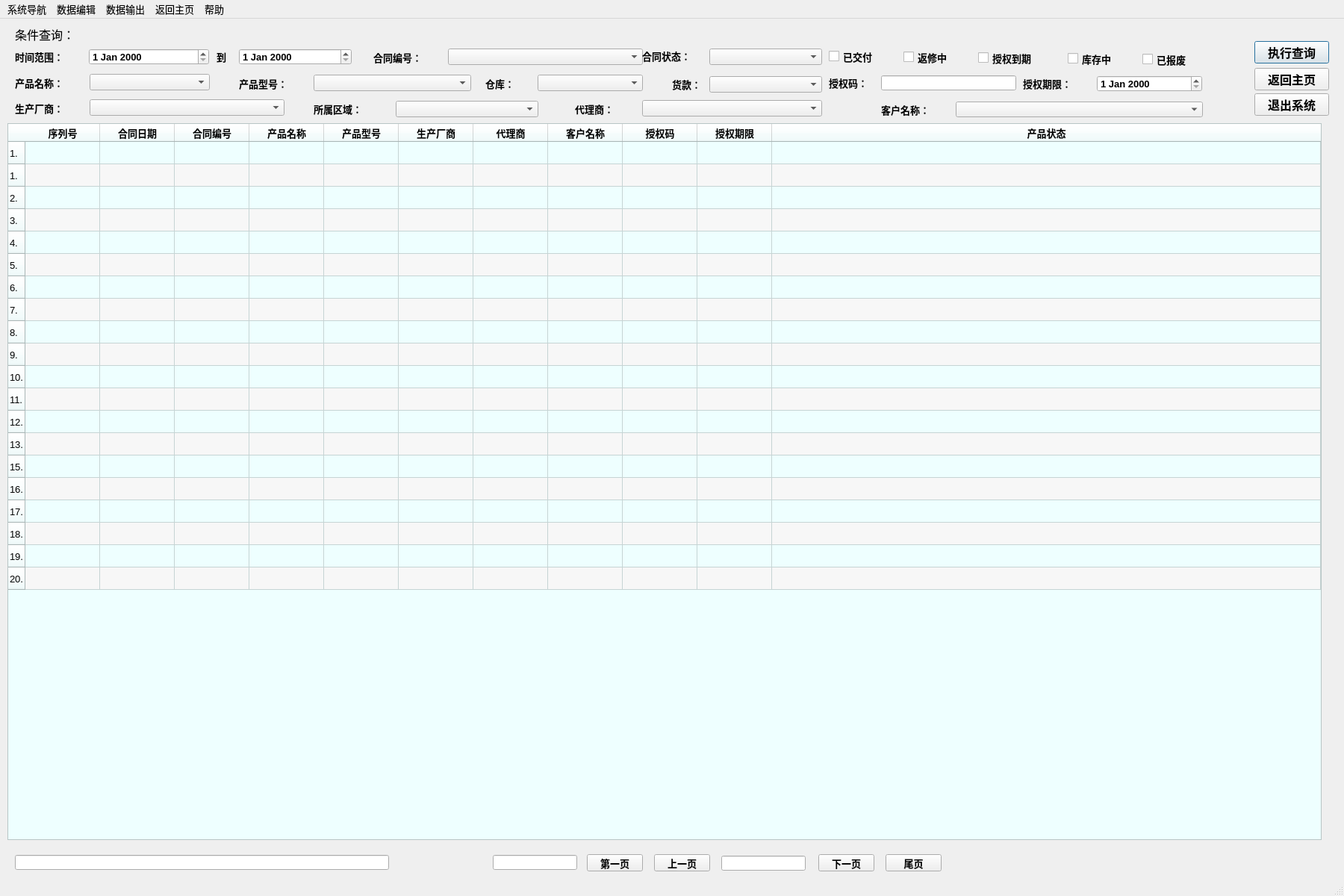
<?xml version="1.0" encoding="UTF-8"?>
<ui version="4.0">
 <class>MainWindow</class>
 <widget class="QMainWindow" name="MainWindow">
  <property name="geometry">
   <rect>
    <x>0</x>
    <y>0</y>
    <width>1800</width>
    <height>1200</height>
   </rect>
  </property>
  <property name="sizePolicy">
   <sizepolicy hsizetype="Expanding" vsizetype="Expanding">
    <horstretch>0</horstretch>
    <verstretch>0</verstretch>
   </sizepolicy>
  </property>
  <property name="minimumSize">
   <size>
    <width>1800</width>
    <height>1200</height>
   </size>
  </property>
  <property name="maximumSize">
   <size>
    <width>16777215</width>
    <height>16777215</height>
   </size>
  </property>
  <property name="font">
   <font>
    <family>Arial</family>
    <pointsize>10</pointsize>
   </font>
  </property>
  <property name="windowTitle">
   <string>MainWindow</string>
  </property>
  <widget class="QWidget" name="centralwidget">
   <widget class="QTableWidget" name="tableWidget">
    <property name="geometry">
     <rect>
      <x>10</x>
      <y>140</y>
      <width>1760</width>
      <height>960</height>
     </rect>
    </property>
    <property name="sizePolicy">
     <sizepolicy hsizetype="Preferred" vsizetype="Preferred">
      <horstretch>1</horstretch>
      <verstretch>1</verstretch>
     </sizepolicy>
    </property>
    <property name="minimumSize">
     <size>
      <width>1760</width>
      <height>960</height>
     </size>
    </property>
    <property name="font">
     <font>
      <family>Arial</family>
      <pointsize>10</pointsize>
      <stylestrategy>PreferAntialias</stylestrategy>
     </font>
    </property>
    <property name="autoFillBackground">
     <bool>true</bool>
    </property>
    <property name="styleSheet">
     <string notr="true">background-color: rgb(238, 255, 255);</string>
    </property>
    <property name="lineWidth">
     <number>1</number>
    </property>
    <property name="sizeAdjustPolicy">
     <enum>QAbstractScrollArea::AdjustToContents</enum>
    </property>
    <property name="autoScroll">
     <bool>true</bool>
    </property>
    <property name="editTriggers">
     <set>QAbstractItemView::DoubleClicked</set>
    </property>
    <property name="alternatingRowColors">
     <bool>true</bool>
    </property>
    <property name="selectionBehavior">
     <enum>QAbstractItemView::SelectRows</enum>
    </property>
    <property name="gridStyle">
     <enum>Qt::SolidLine</enum>
    </property>
    <property name="sortingEnabled">
     <bool>true</bool>
    </property>
    <property name="rowCount">
     <number>20</number>
    </property>
    <attribute name="horizontalHeaderShowSortIndicator" stdset="0">
     <bool>true</bool>
    </attribute>
    <attribute name="horizontalHeaderStretchLastSection">
     <bool>true</bool>
    </attribute>
    <attribute name="verticalHeaderVisible">
     <bool>true</bool>
    </attribute>
    <row>
     <property name="text">
      <string>1.</string>
     </property>
    </row>
    <row>
     <property name="text">
      <string>1.</string>
     </property>
    </row>
    <row>
     <property name="text">
      <string>2.</string>
     </property>
    </row>
    <row>
     <property name="text">
      <string>3.</string>
     </property>
    </row>
    <row>
     <property name="text">
      <string>4.</string>
     </property>
    </row>
    <row>
     <property name="text">
      <string>5.</string>
     </property>
    </row>
    <row>
     <property name="text">
      <string>6.</string>
     </property>
    </row>
    <row>
     <property name="text">
      <string>7.</string>
     </property>
    </row>
    <row>
     <property name="text">
      <string>8.</string>
     </property>
    </row>
    <row>
     <property name="text">
      <string>9.</string>
     </property>
    </row>
    <row>
     <property name="text">
      <string>10.</string>
     </property>
    </row>
    <row>
     <property name="text">
      <string>11.</string>
     </property>
    </row>
    <row>
     <property name="text">
      <string>12.</string>
     </property>
    </row>
    <row>
     <property name="text">
      <string>13.</string>
     </property>
    </row>
    <row>
     <property name="text">
      <string>15.</string>
     </property>
    </row>
    <row>
     <property name="text">
      <string>16.</string>
     </property>
    </row>
    <row>
     <property name="text">
      <string>17.</string>
     </property>
    </row>
    <row>
     <property name="text">
      <string>18.</string>
     </property>
    </row>
    <row>
     <property name="text">
      <string>19.</string>
     </property>
    </row>
    <row>
     <property name="text">
      <string>20.</string>
     </property>
    </row>
    <column>
     <property name="text">
      <string>序列号</string>
     </property>
     <property name="font">
      <font>
       <pointsize>10</pointsize>
       <weight>75</weight>
       <bold>true</bold>
      </font>
     </property>
     <property name="textAlignment">
      <set>AlignCenter</set>
     </property>
    </column>
    <column>
     <property name="text">
      <string>合同日期</string>
     </property>
     <property name="font">
      <font>
       <pointsize>10</pointsize>
       <weight>75</weight>
       <bold>true</bold>
      </font>
     </property>
     <property name="textAlignment">
      <set>AlignCenter</set>
     </property>
    </column>
    <column>
     <property name="text">
      <string>合同编号</string>
     </property>
     <property name="font">
      <font>
       <pointsize>10</pointsize>
       <weight>75</weight>
       <bold>true</bold>
      </font>
     </property>
     <property name="textAlignment">
      <set>AlignCenter</set>
     </property>
    </column>
    <column>
     <property name="text">
      <string>产品名称</string>
     </property>
     <property name="font">
      <font>
       <pointsize>10</pointsize>
       <weight>75</weight>
       <bold>true</bold>
      </font>
     </property>
     <property name="textAlignment">
      <set>AlignCenter</set>
     </property>
    </column>
    <column>
     <property name="text">
      <string>产品型号</string>
     </property>
     <property name="font">
      <font>
       <pointsize>10</pointsize>
       <weight>75</weight>
       <bold>true</bold>
      </font>
     </property>
     <property name="textAlignment">
      <set>AlignCenter</set>
     </property>
    </column>
    <column>
     <property name="text">
      <string>生产厂商</string>
     </property>
     <property name="font">
      <font>
       <pointsize>10</pointsize>
       <weight>75</weight>
       <bold>true</bold>
      </font>
     </property>
     <property name="textAlignment">
      <set>AlignCenter</set>
     </property>
    </column>
    <column>
     <property name="text">
      <string>代理商</string>
     </property>
     <property name="font">
      <font>
       <pointsize>10</pointsize>
       <weight>75</weight>
       <bold>true</bold>
      </font>
     </property>
     <property name="textAlignment">
      <set>AlignCenter</set>
     </property>
    </column>
    <column>
     <property name="text">
      <string>客户名称</string>
     </property>
     <property name="font">
      <font>
       <pointsize>10</pointsize>
       <weight>75</weight>
       <bold>true</bold>
      </font>
     </property>
     <property name="textAlignment">
      <set>AlignCenter</set>
     </property>
    </column>
    <column>
     <property name="text">
      <string>授权码</string>
     </property>
     <property name="font">
      <font>
       <pointsize>10</pointsize>
       <weight>75</weight>
       <bold>true</bold>
      </font>
     </property>
     <property name="textAlignment">
      <set>AlignCenter</set>
     </property>
    </column>
    <column>
     <property name="text">
      <string>授权期限</string>
     </property>
     <property name="font">
      <font>
       <pointsize>10</pointsize>
       <weight>75</weight>
       <bold>true</bold>
      </font>
     </property>
     <property name="textAlignment">
      <set>AlignCenter</set>
     </property>
    </column>
    <column>
     <property name="text">
      <string>产品状态</string>
     </property>
     <property name="font">
      <font>
       <pointsize>10</pointsize>
       <weight>75</weight>
       <bold>true</bold>
      </font>
     </property>
     <property name="textAlignment">
      <set>AlignCenter</set>
     </property>
    </column>
   </widget>
   <widget class="QPushButton" name="pushButton_7">
    <property name="geometry">
     <rect>
      <x>786</x>
      <y>1119</y>
      <width>75</width>
      <height>23</height>
     </rect>
    </property>
    <property name="font">
     <font>
      <family>Arial</family>
      <pointsize>10</pointsize>
      <weight>75</weight>
      <bold>true</bold>
     </font>
    </property>
    <property name="text">
     <string>第一页</string>
    </property>
   </widget>
   <widget class="QPushButton" name="pushButton_8">
    <property name="geometry">
     <rect>
      <x>876</x>
      <y>1119</y>
      <width>75</width>
      <height>23</height>
     </rect>
    </property>
    <property name="font">
     <font>
      <family>Arial</family>
      <pointsize>10</pointsize>
      <weight>75</weight>
      <bold>true</bold>
     </font>
    </property>
    <property name="text">
     <string>上一页</string>
    </property>
   </widget>
   <widget class="QPushButton" name="pushButton_9">
    <property name="geometry">
     <rect>
      <x>1096</x>
      <y>1119</y>
      <width>75</width>
      <height>23</height>
     </rect>
    </property>
    <property name="font">
     <font>
      <family>Arial</family>
      <pointsize>10</pointsize>
      <weight>75</weight>
      <bold>true</bold>
     </font>
    </property>
    <property name="text">
     <string>下一页</string>
    </property>
   </widget>
   <widget class="QPushButton" name="pushButton_10">
    <property name="geometry">
     <rect>
      <x>1186</x>
      <y>1119</y>
      <width>75</width>
      <height>23</height>
     </rect>
    </property>
    <property name="font">
     <font>
      <family>Arial</family>
      <pointsize>10</pointsize>
      <weight>75</weight>
      <bold>true</bold>
     </font>
    </property>
    <property name="text">
     <string>尾页</string>
    </property>
   </widget>
   <widget class="QDateEdit" name="dateEdit_2">
    <property name="geometry">
     <rect>
      <x>320</x>
      <y>40</y>
      <width>151</width>
      <height>22</height>
     </rect>
    </property>
    <property name="font">
     <font>
      <family>Arial</family>
      <pointsize>10</pointsize>
      <weight>75</weight>
      <bold>true</bold>
     </font>
    </property>
   </widget>
   <widget class="QDateEdit" name="dateEdit_1">
    <property name="geometry">
     <rect>
      <x>119</x>
      <y>40</y>
      <width>161</width>
      <height>22</height>
     </rect>
    </property>
    <property name="font">
     <font>
      <family>Arial</family>
      <pointsize>10</pointsize>
      <weight>75</weight>
      <bold>true</bold>
     </font>
    </property>
   </widget>
   <widget class="QLabel" name="label">
    <property name="geometry">
     <rect>
      <x>20</x>
      <y>10</y>
      <width>111</width>
      <height>21</height>
     </rect>
    </property>
    <property name="font">
     <font>
      <family>黑体</family>
      <pointsize>12</pointsize>
     </font>
    </property>
    <property name="text">
     <string>条件查询：</string>
    </property>
   </widget>
   <widget class="QLabel" name="label_2">
    <property name="geometry">
     <rect>
      <x>20</x>
      <y>40</y>
      <width>101</width>
      <height>21</height>
     </rect>
    </property>
    <property name="font">
     <font>
      <family>Algerian</family>
      <pointsize>10</pointsize>
      <weight>75</weight>
      <bold>true</bold>
     </font>
    </property>
    <property name="text">
     <string>时间范围：</string>
    </property>
   </widget>
   <widget class="QLabel" name="label_3">
    <property name="geometry">
     <rect>
      <x>290</x>
      <y>40</y>
      <width>31</width>
      <height>21</height>
     </rect>
    </property>
    <property name="font">
     <font>
      <family>Algerian</family>
      <pointsize>10</pointsize>
      <weight>75</weight>
      <bold>true</bold>
     </font>
    </property>
    <property name="text">
     <string>到</string>
    </property>
   </widget>
   <widget class="QLabel" name="label_4">
    <property name="geometry">
     <rect>
      <x>500</x>
      <y>42</y>
      <width>101</width>
      <height>20</height>
     </rect>
    </property>
    <property name="font">
     <font>
      <family>Algerian</family>
      <pointsize>10</pointsize>
      <weight>75</weight>
      <bold>true</bold>
     </font>
    </property>
    <property name="text">
     <string>合同编号：</string>
    </property>
   </widget>
   <widget class="QComboBox" name="comboBox_1">
    <property name="geometry">
     <rect>
      <x>600</x>
      <y>40</y>
      <width>261</width>
      <height>22</height>
     </rect>
    </property>
    <property name="font">
     <font>
      <family>Arial</family>
      <pointsize>10</pointsize>
      <weight>75</weight>
      <bold>true</bold>
     </font>
    </property>
   </widget>
   <widget class="QPushButton" name="pushButton_1">
    <property name="geometry">
     <rect>
      <x>1680</x>
      <y>30</y>
      <width>100</width>
      <height>30</height>
     </rect>
    </property>
    <property name="sizePolicy">
     <sizepolicy hsizetype="Preferred" vsizetype="Preferred">
      <horstretch>0</horstretch>
      <verstretch>0</verstretch>
     </sizepolicy>
    </property>
    <property name="minimumSize">
     <size>
      <width>100</width>
      <height>30</height>
     </size>
    </property>
    <property name="font">
     <font>
      <family>Arial</family>
      <pointsize>12</pointsize>
      <weight>75</weight>
      <bold>true</bold>
     </font>
    </property>
    <property name="text">
     <string>执行查询</string>
    </property>
    <property name="autoDefault">
     <bool>false</bool>
    </property>
    <property name="default">
     <bool>true</bool>
    </property>
    <property name="flat">
     <bool>false</bool>
    </property>
   </widget>
   <widget class="QCheckBox" name="checkBox_1">
    <property name="geometry">
     <rect>
      <x>1110</x>
      <y>35</y>
      <width>91</width>
      <height>31</height>
     </rect>
    </property>
    <property name="font">
     <font>
      <family>Algerian</family>
      <pointsize>10</pointsize>
      <weight>75</weight>
      <bold>true</bold>
     </font>
    </property>
    <property name="text">
     <string>已交付</string>
    </property>
   </widget>
   <widget class="QCheckBox" name="checkBox_2">
    <property name="geometry">
     <rect>
      <x>1210</x>
      <y>36</y>
      <width>91</width>
      <height>31</height>
     </rect>
    </property>
    <property name="font">
     <font>
      <family>Algerian</family>
      <pointsize>10</pointsize>
      <weight>75</weight>
      <bold>true</bold>
     </font>
    </property>
    <property name="text">
     <string>返修中</string>
    </property>
   </widget>
   <widget class="QCheckBox" name="checkBox_3">
    <property name="geometry">
     <rect>
      <x>1310</x>
      <y>37</y>
      <width>111</width>
      <height>31</height>
     </rect>
    </property>
    <property name="font">
     <font>
      <family>Algerian</family>
      <pointsize>10</pointsize>
      <weight>75</weight>
      <bold>true</bold>
     </font>
    </property>
    <property name="text">
     <string>授权到期</string>
    </property>
   </widget>
   <widget class="QCheckBox" name="checkBox_4">
    <property name="geometry">
     <rect>
      <x>1430</x>
      <y>38</y>
      <width>91</width>
      <height>31</height>
     </rect>
    </property>
    <property name="font">
     <font>
      <family>Algerian</family>
      <pointsize>10</pointsize>
      <weight>75</weight>
      <bold>true</bold>
     </font>
    </property>
    <property name="text">
     <string>库存中</string>
    </property>
   </widget>
   <widget class="QCheckBox" name="checkBox_5">
    <property name="geometry">
     <rect>
      <x>1530</x>
      <y>39</y>
      <width>91</width>
      <height>31</height>
     </rect>
    </property>
    <property name="font">
     <font>
      <family>Algerian</family>
      <pointsize>10</pointsize>
      <weight>75</weight>
      <bold>true</bold>
     </font>
    </property>
    <property name="text">
     <string>已报废</string>
    </property>
   </widget>
   <widget class="QComboBox" name="comboBox_3">
    <property name="geometry">
     <rect>
      <x>120</x>
      <y>74</y>
      <width>161</width>
      <height>22</height>
     </rect>
    </property>
    <property name="font">
     <font>
      <family>Arial</family>
      <pointsize>10</pointsize>
      <weight>75</weight>
      <bold>true</bold>
     </font>
    </property>
   </widget>
   <widget class="QLabel" name="label_5">
    <property name="geometry">
     <rect>
      <x>20</x>
      <y>76</y>
      <width>101</width>
      <height>20</height>
     </rect>
    </property>
    <property name="font">
     <font>
      <family>Algerian</family>
      <pointsize>10</pointsize>
      <weight>75</weight>
      <bold>true</bold>
     </font>
    </property>
    <property name="text">
     <string>产品名称：</string>
    </property>
   </widget>
   <widget class="QComboBox" name="comboBox_4">
    <property name="geometry">
     <rect>
      <x>420</x>
      <y>75</y>
      <width>211</width>
      <height>22</height>
     </rect>
    </property>
    <property name="font">
     <font>
      <family>Arial</family>
      <pointsize>10</pointsize>
      <weight>75</weight>
      <bold>true</bold>
     </font>
    </property>
   </widget>
   <widget class="QLabel" name="label_6">
    <property name="geometry">
     <rect>
      <x>320</x>
      <y>77</y>
      <width>101</width>
      <height>20</height>
     </rect>
    </property>
    <property name="font">
     <font>
      <family>Algerian</family>
      <pointsize>10</pointsize>
      <weight>75</weight>
      <bold>true</bold>
     </font>
    </property>
    <property name="text">
     <string>产品型号：</string>
    </property>
   </widget>
   <widget class="QLabel" name="label_7">
    <property name="geometry">
     <rect>
      <x>1110</x>
      <y>76</y>
      <width>71</width>
      <height>20</height>
     </rect>
    </property>
    <property name="font">
     <font>
      <family>Algerian</family>
      <pointsize>10</pointsize>
      <weight>75</weight>
      <bold>true</bold>
     </font>
    </property>
    <property name="text">
     <string>授权码：</string>
    </property>
   </widget>
   <widget class="QLineEdit" name="lineEdit_1">
    <property name="geometry">
     <rect>
      <x>1180</x>
      <y>76</y>
      <width>181</width>
      <height>20</height>
     </rect>
    </property>
    <property name="font">
     <font>
      <family>Arial</family>
      <pointsize>10</pointsize>
      <weight>75</weight>
      <bold>true</bold>
     </font>
    </property>
   </widget>
   <widget class="QLabel" name="label_8">
    <property name="geometry">
     <rect>
      <x>1370</x>
      <y>77</y>
      <width>101</width>
      <height>20</height>
     </rect>
    </property>
    <property name="font">
     <font>
      <family>Algerian</family>
      <pointsize>10</pointsize>
      <weight>75</weight>
      <bold>true</bold>
     </font>
    </property>
    <property name="text">
     <string>授权期限：</string>
    </property>
   </widget>
   <widget class="QDateEdit" name="dateEdit_3">
    <property name="geometry">
     <rect>
      <x>1469</x>
      <y>76</y>
      <width>141</width>
      <height>22</height>
     </rect>
    </property>
    <property name="font">
     <font>
      <family>Arial</family>
      <pointsize>10</pointsize>
      <weight>75</weight>
      <bold>true</bold>
     </font>
    </property>
   </widget>
   <widget class="QComboBox" name="comboBox_7">
    <property name="geometry">
     <rect>
      <x>120</x>
      <y>108</y>
      <width>261</width>
      <height>22</height>
     </rect>
    </property>
    <property name="font">
     <font>
      <family>Arial</family>
      <pointsize>10</pointsize>
      <weight>75</weight>
      <bold>true</bold>
     </font>
    </property>
   </widget>
   <widget class="QLabel" name="label_9">
    <property name="geometry">
     <rect>
      <x>20</x>
      <y>110</y>
      <width>101</width>
      <height>20</height>
     </rect>
    </property>
    <property name="font">
     <font>
      <family>Algerian</family>
      <pointsize>10</pointsize>
      <weight>75</weight>
      <bold>true</bold>
     </font>
    </property>
    <property name="text">
     <string>生产厂商：</string>
    </property>
   </widget>
   <widget class="QLabel" name="label_10">
    <property name="geometry">
     <rect>
      <x>420</x>
      <y>111</y>
      <width>111</width>
      <height>20</height>
     </rect>
    </property>
    <property name="font">
     <font>
      <family>Algerian</family>
      <pointsize>10</pointsize>
      <weight>75</weight>
      <bold>true</bold>
     </font>
    </property>
    <property name="text">
     <string>所属区域：</string>
    </property>
   </widget>
   <widget class="QComboBox" name="comboBox_8">
    <property name="geometry">
     <rect>
      <x>530</x>
      <y>110</y>
      <width>191</width>
      <height>22</height>
     </rect>
    </property>
    <property name="font">
     <font>
      <family>Arial</family>
      <pointsize>10</pointsize>
      <weight>75</weight>
      <bold>true</bold>
     </font>
    </property>
   </widget>
   <widget class="QComboBox" name="comboBox_9">
    <property name="geometry">
     <rect>
      <x>860</x>
      <y>109</y>
      <width>241</width>
      <height>22</height>
     </rect>
    </property>
    <property name="font">
     <font>
      <family>Arial</family>
      <pointsize>10</pointsize>
      <weight>75</weight>
      <bold>true</bold>
     </font>
    </property>
   </widget>
   <widget class="QLabel" name="label_11">
    <property name="geometry">
     <rect>
      <x>770</x>
      <y>111</y>
      <width>91</width>
      <height>20</height>
     </rect>
    </property>
    <property name="font">
     <font>
      <family>Algerian</family>
      <pointsize>10</pointsize>
      <weight>75</weight>
      <bold>true</bold>
     </font>
    </property>
    <property name="text">
     <string>代理商：</string>
    </property>
   </widget>
   <widget class="QLabel" name="label_12">
    <property name="geometry">
     <rect>
      <x>1180</x>
      <y>112</y>
      <width>101</width>
      <height>20</height>
     </rect>
    </property>
    <property name="font">
     <font>
      <family>Algerian</family>
      <pointsize>10</pointsize>
      <weight>75</weight>
      <bold>true</bold>
     </font>
    </property>
    <property name="text">
     <string>客户名称：</string>
    </property>
   </widget>
   <widget class="QComboBox" name="comboBox_10">
    <property name="geometry">
     <rect>
      <x>1280</x>
      <y>111</y>
      <width>331</width>
      <height>21</height>
     </rect>
    </property>
    <property name="font">
     <font>
      <family>Arial</family>
      <pointsize>10</pointsize>
      <weight>75</weight>
      <bold>true</bold>
     </font>
    </property>
   </widget>
   <widget class="QPushButton" name="pushButton_5">
    <property name="geometry">
     <rect>
      <x>1680</x>
      <y>66</y>
      <width>100</width>
      <height>30</height>
     </rect>
    </property>
    <property name="minimumSize">
     <size>
      <width>100</width>
      <height>30</height>
     </size>
    </property>
    <property name="font">
     <font>
      <family>Arial</family>
      <pointsize>12</pointsize>
      <weight>75</weight>
      <bold>true</bold>
     </font>
    </property>
    <property name="text">
     <string>返回主页</string>
    </property>
   </widget>
   <widget class="QPushButton" name="pushButton_6">
    <property name="geometry">
     <rect>
      <x>1680</x>
      <y>100</y>
      <width>100</width>
      <height>30</height>
     </rect>
    </property>
    <property name="sizePolicy">
     <sizepolicy hsizetype="Minimum" vsizetype="Fixed">
      <horstretch>0</horstretch>
      <verstretch>0</verstretch>
     </sizepolicy>
    </property>
    <property name="minimumSize">
     <size>
      <width>100</width>
      <height>30</height>
     </size>
    </property>
    <property name="font">
     <font>
      <family>Arial</family>
      <pointsize>12</pointsize>
      <weight>75</weight>
      <bold>true</bold>
     </font>
    </property>
    <property name="text">
     <string>退出系统</string>
    </property>
   </widget>
   <widget class="QLineEdit" name="lineEdit_4">
    <property name="geometry">
     <rect>
      <x>660</x>
      <y>1120</y>
      <width>113</width>
      <height>20</height>
     </rect>
    </property>
    <property name="font">
     <font>
      <family>Arial</family>
      <pointsize>10</pointsize>
      <weight>75</weight>
      <bold>true</bold>
     </font>
    </property>
   </widget>
   <widget class="QLineEdit" name="lineEdit_5">
    <property name="geometry">
     <rect>
      <x>966</x>
      <y>1121</y>
      <width>113</width>
      <height>20</height>
     </rect>
    </property>
    <property name="font">
     <font>
      <family>Arial</family>
      <pointsize>10</pointsize>
      <weight>75</weight>
      <bold>true</bold>
     </font>
    </property>
   </widget>
   <widget class="QLineEdit" name="lineEdit_3">
    <property name="geometry">
     <rect>
      <x>20</x>
      <y>1120</y>
      <width>501</width>
      <height>20</height>
     </rect>
    </property>
    <property name="font">
     <font>
      <family>Arial</family>
      <pointsize>10</pointsize>
      <weight>75</weight>
      <bold>true</bold>
     </font>
    </property>
   </widget>
   <widget class="QLabel" name="label_13">
    <property name="geometry">
     <rect>
      <x>860</x>
      <y>40</y>
      <width>81</width>
      <height>20</height>
     </rect>
    </property>
    <property name="font">
     <font>
      <family>Algerian</family>
      <pointsize>10</pointsize>
      <weight>75</weight>
      <bold>true</bold>
     </font>
    </property>
    <property name="text">
     <string>合同状态：</string>
    </property>
   </widget>
   <widget class="QComboBox" name="comboBox_2">
    <property name="geometry">
     <rect>
      <x>950</x>
      <y>40</y>
      <width>151</width>
      <height>22</height>
     </rect>
    </property>
    <property name="font">
     <font>
      <family>Arial</family>
      <pointsize>10</pointsize>
      <weight>75</weight>
      <bold>true</bold>
     </font>
    </property>
   </widget>
   <widget class="QComboBox" name="comboBox_5">
    <property name="geometry">
     <rect>
      <x>720</x>
      <y>75</y>
      <width>141</width>
      <height>22</height>
     </rect>
    </property>
    <property name="font">
     <font>
      <family>Arial</family>
      <pointsize>10</pointsize>
      <weight>75</weight>
      <bold>true</bold>
     </font>
    </property>
   </widget>
   <widget class="QLabel" name="label_14">
    <property name="geometry">
     <rect>
      <x>650</x>
      <y>77</y>
      <width>71</width>
      <height>20</height>
     </rect>
    </property>
    <property name="font">
     <font>
      <family>Algerian</family>
      <pointsize>10</pointsize>
      <weight>75</weight>
      <bold>true</bold>
     </font>
    </property>
    <property name="text">
     <string>仓库：</string>
    </property>
   </widget>
   <widget class="QComboBox" name="comboBox_6">
    <property name="geometry">
     <rect>
      <x>950</x>
      <y>77</y>
      <width>151</width>
      <height>22</height>
     </rect>
    </property>
    <property name="font">
     <font>
      <family>Arial</family>
      <pointsize>10</pointsize>
      <weight>75</weight>
      <bold>true</bold>
     </font>
    </property>
   </widget>
   <widget class="QLabel" name="label_15">
    <property name="geometry">
     <rect>
      <x>900</x>
      <y>78</y>
      <width>51</width>
      <height>20</height>
     </rect>
    </property>
    <property name="font">
     <font>
      <family>Algerian</family>
      <pointsize>10</pointsize>
      <weight>75</weight>
      <bold>true</bold>
     </font>
    </property>
    <property name="text">
     <string>货款：</string>
    </property>
   </widget>
   <zorder>tableWidget</zorder>
   <zorder>pushButton_7</zorder>
   <zorder>pushButton_8</zorder>
   <zorder>pushButton_9</zorder>
   <zorder>pushButton_10</zorder>
   <zorder>dateEdit_2</zorder>
   <zorder>dateEdit_1</zorder>
   <zorder>label</zorder>
   <zorder>comboBox_1</zorder>
   <zorder>pushButton_1</zorder>
   <zorder>checkBox_1</zorder>
   <zorder>checkBox_2</zorder>
   <zorder>checkBox_3</zorder>
   <zorder>checkBox_4</zorder>
   <zorder>checkBox_5</zorder>
   <zorder>comboBox_3</zorder>
   <zorder>comboBox_4</zorder>
   <zorder>lineEdit_1</zorder>
   <zorder>dateEdit_3</zorder>
   <zorder>comboBox_7</zorder>
   <zorder>comboBox_8</zorder>
   <zorder>comboBox_9</zorder>
   <zorder>comboBox_10</zorder>
   <zorder>pushButton_5</zorder>
   <zorder>pushButton_6</zorder>
   <zorder>lineEdit_4</zorder>
   <zorder>lineEdit_5</zorder>
   <zorder>lineEdit_3</zorder>
   <zorder>comboBox_2</zorder>
   <zorder>comboBox_5</zorder>
   <zorder>comboBox_6</zorder>
   <zorder>label_9</zorder>
   <zorder>label_10</zorder>
   <zorder>label_12</zorder>
   <zorder>label_13</zorder>
   <zorder>label_6</zorder>
   <zorder>label_4</zorder>
   <zorder>label_7</zorder>
   <zorder>label_3</zorder>
   <zorder>label_11</zorder>
   <zorder>label_15</zorder>
   <zorder>label_2</zorder>
   <zorder>label_8</zorder>
   <zorder>label_14</zorder>
   <zorder>label_5</zorder>
  </widget>
  <widget class="QMenuBar" name="menubar">
   <property name="geometry">
    <rect>
     <x>0</x>
     <y>0</y>
     <width>1800</width>
     <height>21</height>
    </rect>
   </property>
   <widget class="QMenu" name="menu_1">
    <property name="title">
     <string>系统导航</string>
    </property>
    <addaction name="action12"/>
    <addaction name="separator"/>
    <addaction name="action13"/>
    <addaction name="separator"/>
    <addaction name="action14"/>
    <addaction name="separator"/>
    <addaction name="action15"/>
    <addaction name="separator"/>
    <addaction name="action16"/>
    <addaction name="separator"/>
    <addaction name="action17"/>
    <addaction name="separator"/>
    <addaction name="action18"/>
    <addaction name="separator"/>
    <addaction name="action19"/>
   </widget>
   <widget class="QMenu" name="menu_2">
    <property name="title">
     <string>数据编辑</string>
    </property>
    <addaction name="action21"/>
    <addaction name="action22"/>
    <addaction name="action23"/>
    <addaction name="action24"/>
    <addaction name="separator"/>
    <addaction name="action25"/>
    <addaction name="action26"/>
   </widget>
   <widget class="QMenu" name="menu_3">
    <property name="title">
     <string>数据输出</string>
    </property>
    <addaction name="action31"/>
    <addaction name="action32"/>
    <addaction name="action33"/>
    <addaction name="action34"/>
    <addaction name="separator"/>
    <addaction name="action35"/>
   </widget>
   <widget class="QMenu" name="menu_4">
    <property name="title">
     <string>返回主页</string>
    </property>
    <addaction name="action1"/>
    <addaction name="separator"/>
    <addaction name="action42"/>
    <addaction name="separator"/>
    <addaction name="action43"/>
   </widget>
   <widget class="QMenu" name="menu_5">
    <property name="title">
     <string>帮助</string>
    </property>
    <addaction name="action51"/>
    <addaction name="action52"/>
    <addaction name="action53"/>
   </widget>
   <addaction name="menu_1"/>
   <addaction name="menu_2"/>
   <addaction name="menu_3"/>
   <addaction name="menu_4"/>
   <addaction name="menu_5"/>
  </widget>
  <widget class="QStatusBar" name="statusbar"/>
  <action name="actionCtrl_H">
   <property name="text">
    <string>Ctrl+H</string>
   </property>
  </action>
  <action name="action11_2">
   <property name="text">
    <string>返回主页</string>
   </property>
  </action>
  <action name="action11_3">
   <property name="text">
    <string>11</string>
   </property>
  </action>
  <action name="action12_2">
   <property name="text">
    <string>12</string>
   </property>
  </action>
  <action name="action11_4">
   <property name="text">
    <string>返回主页</string>
   </property>
  </action>
  <action name="action12">
   <property name="text">
    <string>合同管理</string>
   </property>
  </action>
  <action name="action13">
   <property name="text">
    <string>资金管理</string>
   </property>
  </action>
  <action name="action14">
   <property name="text">
    <string>服务管理</string>
   </property>
  </action>
  <action name="action21">
   <property name="text">
    <string>修改数据</string>
   </property>
  </action>
  <action name="action22">
   <property name="text">
    <string>插入数据</string>
   </property>
  </action>
  <action name="action23">
   <property name="text">
    <string>删除数据</string>
   </property>
  </action>
  <action name="action24">
   <property name="text">
    <string>更新数据</string>
   </property>
  </action>
  <action name="action31">
   <property name="text">
    <string>保存为Excel</string>
   </property>
  </action>
  <action name="action32">
   <property name="text">
    <string>保存为Word</string>
   </property>
  </action>
  <action name="action33">
   <property name="text">
    <string>保存为txt</string>
   </property>
  </action>
  <action name="action34">
   <property name="text">
    <string>保存为图片</string>
   </property>
  </action>
  <action name="action35">
   <property name="text">
    <string>打印报表</string>
   </property>
  </action>
  <action name="action15">
   <property name="text">
    <string>人员管理</string>
   </property>
  </action>
  <action name="action16">
   <property name="text">
    <string>仓储管理</string>
   </property>
  </action>
  <action name="action17">
   <property name="text">
    <string>销售管理</string>
   </property>
  </action>
  <action name="action18">
   <property name="text">
    <string>客户管理</string>
   </property>
  </action>
  <action name="action19">
   <property name="text">
    <string>物流管理</string>
   </property>
  </action>
  <action name="action25">
   <property name="text">
    <string>数据备份</string>
   </property>
  </action>
  <action name="action26">
   <property name="text">
    <string>数据恢复</string>
   </property>
  </action>
  <action name="action1">
   <property name="text">
    <string>返回主页</string>
   </property>
  </action>
  <action name="action42">
   <property name="text">
    <string>退出系统</string>
   </property>
  </action>
  <action name="action43">
   <property name="text">
    <string>关闭电脑</string>
   </property>
  </action>
  <action name="action51">
   <property name="text">
    <string>帮助文档</string>
   </property>
  </action>
  <action name="action52">
   <property name="text">
    <string>版权声明</string>
   </property>
  </action>
  <action name="action53">
   <property name="text">
    <string>关于</string>
   </property>
  </action>
 </widget>
 <resources/>
 <connections/>
</ui>
